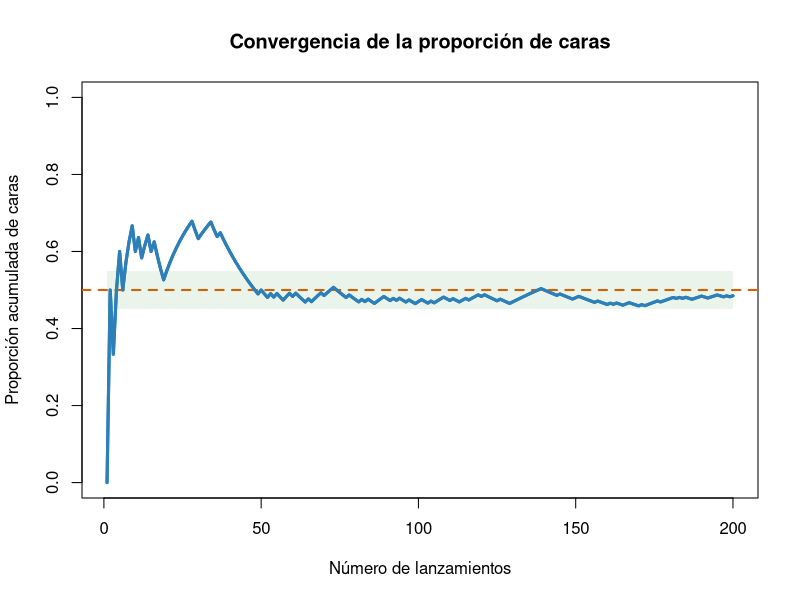
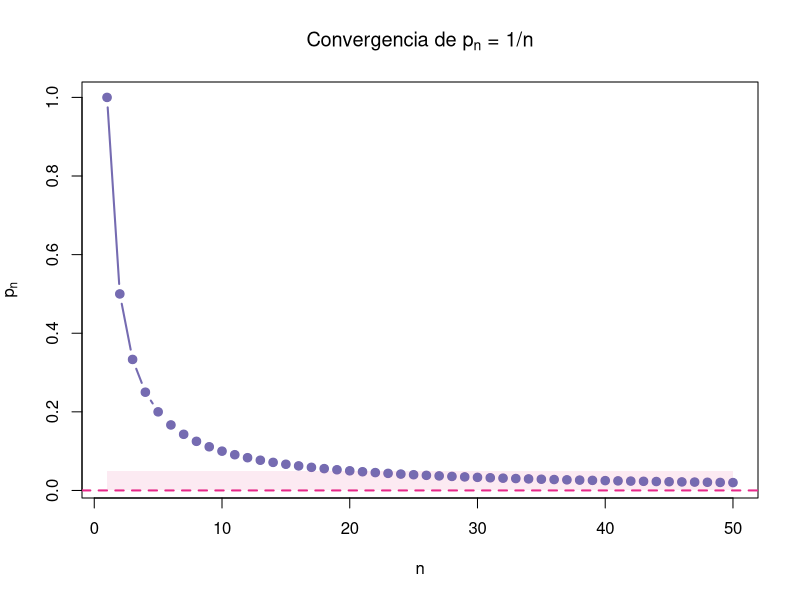
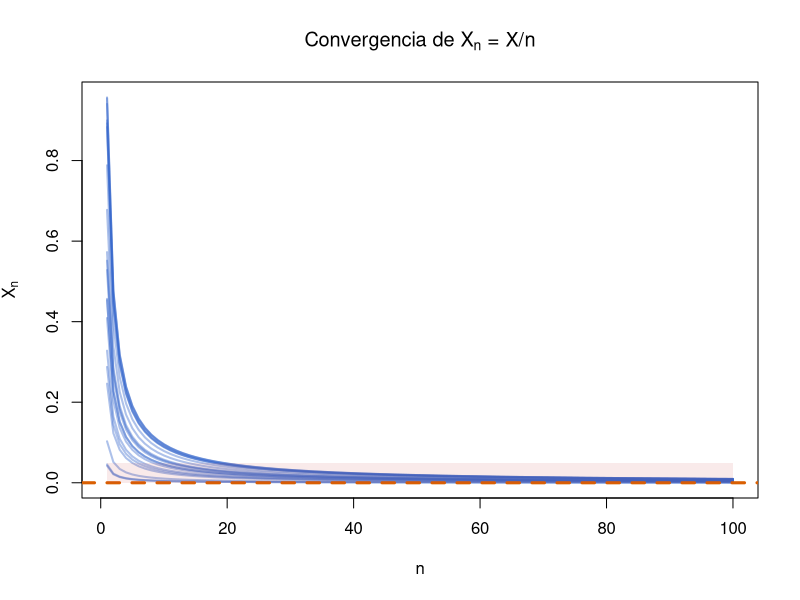
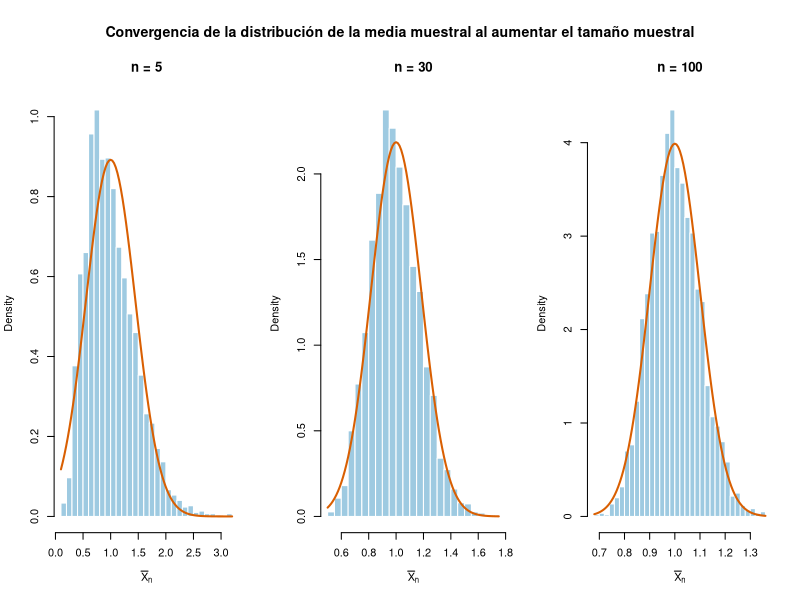
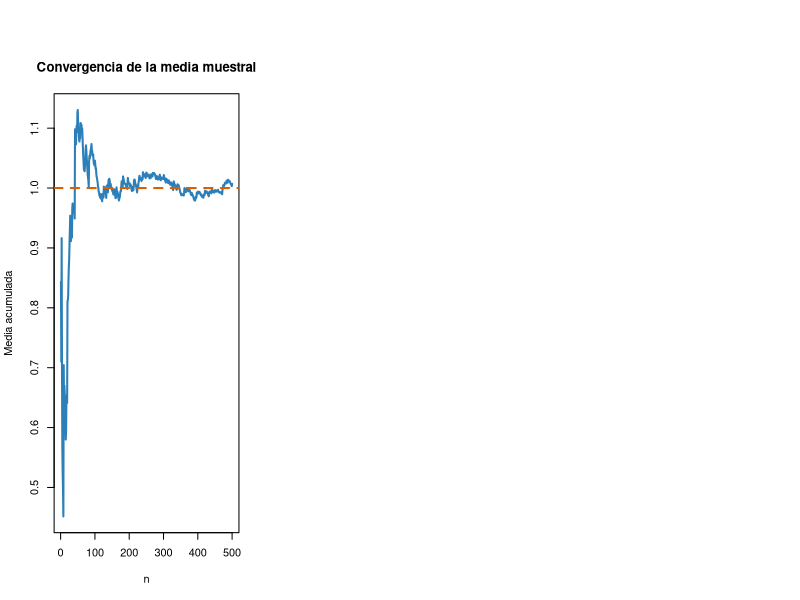

These charts were generated, in order, by the following R code:
## ---- chunk 1
set.seed(123)

set.seed(123)

n <- 200
lanzamientos <- rbinom(n, size = 1, prob = 0.5)
p_n <- cumsum(lanzamientos) / seq_len(n)

plot(
  p_n, type = "l", lwd = 3,
  col = "#2C7FB8",
  xlab = "Número de lanzamientos",
  ylab = "Proporción acumulada de caras",
  main = "Convergencia de la proporción de caras",
  ylim = c(0,1)
)

# Línea de referencia
abline(h = 0.5, col = "#D95F02", lwd = 2, lty = 2)

# Banda de estabilidad (visual)
polygon(
  x = c(1:n, n:1),
  y = c(rep(0.45, n), rev(rep(0.55, n))),
  col = rgb(0.2, 0.6, 0.2, 0.1),
  border = NA
)

# Re-dibujar línea encima
lines(p_n, col = "#2C7FB8", lwd = 3)
## ---- chunk 2
n <- 1:50
p_n <- 1 / n

plot(
  n, p_n, type = "b", pch = 19,
  col = "#756BB1",
  lwd = 2,
  xlab = "n",
  ylab = expression(p[n]),
  main = expression(paste("Convergencia de ", p[n], " = 1/n"))
)

# Línea límite
abline(h = 0, col = "#E7298A", lwd = 2, lty = 2)

# Área sombreada cerca de 0
polygon(
  x = c(1:50, 50:1),
  y = c(rep(0,50), rev(rep(0.05,50))),
  col = rgb(0.9, 0.2, 0.5, 0.1),
  border = NA
)

# Re-dibujar puntos encima
points(n, p_n, pch = 19, col = "#756BB1")
## ---- chunk 3
library(DiagrammeR)

grViz("
digraph jerarquia_convergencia {
  graph [rankdir=TB, layout=dot]

  # Nodos
  cs [label = 'Convergencia casi segura', shape = ellipse, style = filled, fillcolor = gray95]
  mq [label = 'Convergencia en media cuadrática (L²)', shape = ellipse, style = filled, fillcolor = gray95]
  cp [label = 'Convergencia en probabilidad', shape = ellipse, style = filled, fillcolor = gray95]
  cd [label = 'Convergencia en distribución', shape = ellipse, style = filled, fillcolor = gray95]

  # Agrupar nodos en el mismo nivel
  {rank = same; cs; mq}

  # Flechas
  cs -> cp
  mq -> cp
  cp -> cd
}
")

## ---- chunk 4
set.seed(123)

n <- 100
M <- 20  # número de trayectorias

# Generamos M valores de X ~ U(0,1)
X <- runif(M)

# Construimos la matriz de trayectorias
Xn <- sapply(X, function(x) x / (1:n))

matplot(
  Xn, type = "l", lty = 1, lwd = 2,
  col = rgb(0.2, 0.4, 0.8, 0.4),
  xlab = "n",
  ylab = expression(X[n]),
  main = expression(paste("Convergencia de ", X[n], " = X/n"))
)

# Línea límite
abline(h = 0, col = "#D95F02", lwd = 3, lty = 2)

polygon(
  x = c(1:n, n:1),
  y = c(rep(0, n), rev(rep(0.05, n))),
  col = rgb(0.8, 0.2, 0.2, 0.1),
  border = NA
)


## ---- chunk 5
set.seed(123)

B <- 3000

par(mfrow = c(1,3), oma = c(0, 0, 3, 0))

for(n in c(5, 30, 100)){
  
  xbar <- replicate(B, mean(rexp(n, rate = 1)))
  
  hist(
    xbar, breaks = 40, probability = TRUE,
    col = "#9ECAE1", border = "white",
    main = paste("n =", n),
    xlab = expression(bar(X)[n])
  )
  
  curve(
    dnorm(x, mean = 1, sd = 1/sqrt(n)),
    add = TRUE, col = "#D95F02", lwd = 2
  )
}

mtext(
  "Convergencia de la distribución de la media muestral al aumentar el tamaño muestral",
  side = 3, outer = TRUE, cex = 0.85, font = 2
)
## ---- chunk 6
# Instalar y cargar DiagrammeR si es necesario
#install.packages("DiagrammeR")    # ejecutar solo si no está instalada
library(DiagrammeR)

# Generar el diagrama usando sintaxis DOT de Graphviz
grViz("
digraph {
  rankdir=TB;
  node [shape=ellipse, style=filled, fillcolor=gray95, fontname=Helvetica];
  Bin [label=\"Distribución Binomial\"];
  Poi [label=\"Distribución Poisson\"];
  Nor [label=\"Distribución Normal\"];
  Bin -> Poi [label=\"n grande, p pequeño, np = constante\"];
  Bin -> Nor [label=\"np ≥ 5, n(1-p) ≥ 5\"];
  Poi -> Nor [label=\"λ ≥ 10\"];
}
")

## ---- chunk 7
set.seed(123)

n <- 1000
lanzamientos <- rbinom(n, size = 1, prob = 0.5)

mean(lanzamientos)
## ---- chunk 8
set.seed(123)

N <- 500
x <- rexp(N, rate = 1)

media_acumulada <- cumsum(x) / seq_len(N)

plot(
  media_acumulada, type = "l", lwd = 2,
  col = "#2C7FB8",
  xlab = "n",
  ylab = "Media acumulada",
  main = "Convergencia de la media muestral"
)

abline(h = 1, col = "#D95F02", lwd = 2, lty = 2)

## ---- chunk 9
pbinom(84, size = 100, prob = 0.8, lower.tail = FALSE)
